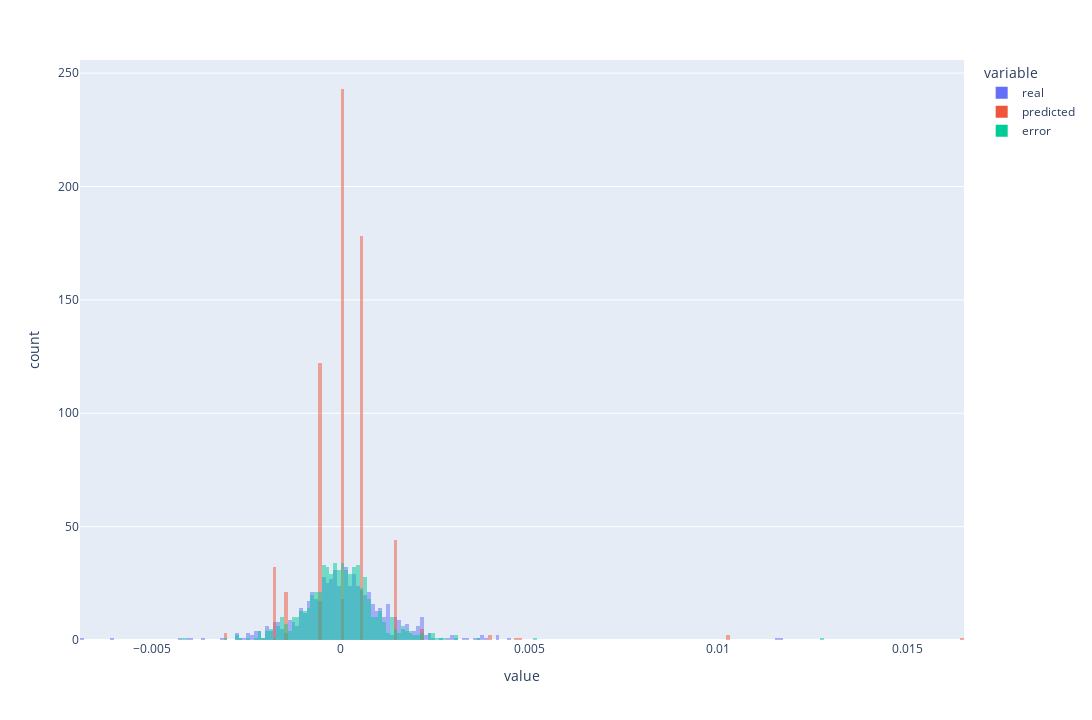

Notebook code cell kept with this figure:
### Code cell
plx.histogram(
    data_frame=results_test.melt(),
    #title='Comparação de erros - Modelo vs Random walk',
    x='value',
    color='variable',
    barmode='overlay',
    nbins=256,
    height=720,
    width=1280,
)

### Figure 1 — Plotly figure (JSON) as saved in the notebook; plotly's stock layout.template omitted (floating-point values rounded to 4 significant figures; data arrays with more than 128 entries replaced by an {"elided": "..."} marker saying what was removed)
{"data": [{"alignmentgroup": "True", "bingroup": "x", "hovertemplate": "variable=real<br>value=%{x}<br>count=%{y}<extra></extra>", "legendgroup": "real", "marker": {"color": "#636efa", "opacity": 0.5, "pattern": {"shape": ""}}, "name": "real", "nbinsx": 256, "offsetgroup": "real", "orientation": "v", "showlegend": true, "type": "histogram", "x": {"elided": "655 float values"}, "xaxis": "x", "yaxis": "y"}, {"alignmentgroup": "True", "bingroup": "x", "hovertemplate": "variable=predicted<br>value=%{x}<br>count=%{y}<extra></extra>", "legendgroup": "predicted", "marker": {"color": "#EF553B", "opacity": 0.5, "pattern": {"shape": ""}}, "name": "predicted", "nbinsx": 256, "offsetgroup": "predicted", "orientation": "v", "showlegend": true, "type": "histogram", "x": {"elided": "655 float values"}, "xaxis": "x", "yaxis": "y"}, {"alignmentgroup": "True", "bingroup": "x", "hovertemplate": "variable=error<br>value=%{x}<br>count=%{y}<extra></extra>", "legendgroup": "error", "marker": {"color": "#00cc96", "opacity": 0.5, "pattern": {"shape": ""}}, "name": "error", "nbinsx": 256, "offsetgroup": "error", "orientation": "v", "showlegend": true, "type": "histogram", "x": {"elided": "655 float values"}, "xaxis": "x", "yaxis": "y"}], "layout": {"barmode": "overlay", "height": 720, "legend": {"title": {"text": "variable"}, "tracegroupgap": 0}, "margin": {"t": 60}, "width": 1280, "xaxis": {"anchor": "y", "domain": [0, 1], "title": {"text": "value"}}, "yaxis": {"anchor": "x", "domain": [0, 1], "title": {"text": "count"}}}}
